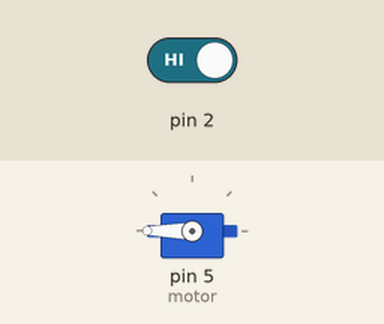
The sketch below on a simulated Arduino Uno, built with avr-gcc and run on an emulated ATmega328P. Parts: servo. Inputs (shaded band) come from the test bench; at power-on: pin 2 HIGH.

Above: at 1.2 s.
1.3 s: pin 2 driven LOW
At 2.0 s:
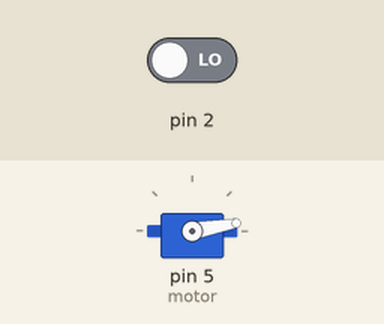
2.8 s: pin 2 driven HIGH
At 3.2 s:
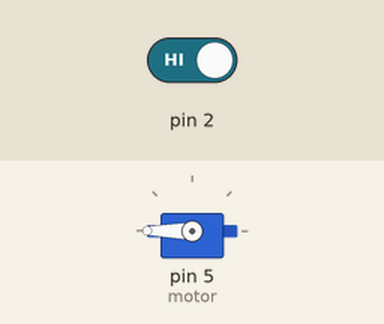
Timing chart, 0 to 5.8 s (numbered marks = the images above; inputs shaded):
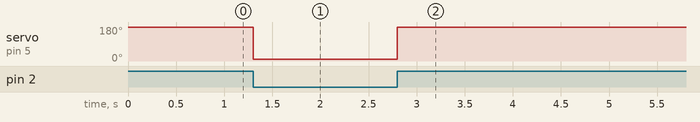

Measured:
- after the input at 1.3 s, servo on pin 5 (motor): 180° → 10° at once
- after the input at 2.8 s, servo on pin 5 (motor): 10° → 180° at once

The sketch:

buttonServo.ino
```cpp
#include <Servo.h>

Servo motor;

void setup() {
  // put your setup code here, to run once:
  Serial.begin(9600);
  motor.attach(5);
  pinMode(2, INPUT);
}
void loop() {
  // put your main code here, to run repeatedly:
 if(digitalRead(2) == LOW){
  motor.write(10);
 }else {
  motor.write(200);
 }
}
```
